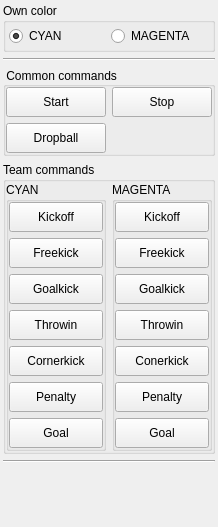
<?xml version="1.0" encoding="UTF-8"?>
<ui version="4.0">
 <class>PlayerServerWidget</class>
 <widget class="QWidget" name="PlayerServerWidget">
  <property name="geometry">
   <rect>
    <x>0</x>
    <y>0</y>
    <width>218</width>
    <height>527</height>
   </rect>
  </property>
  <property name="windowTitle">
   <string>PlayerServer</string>
  </property>
  <layout class="QVBoxLayout" name="verticalLayout">
   <property name="spacing">
    <number>6</number>
   </property>
   <property name="leftMargin">
    <number>3</number>
   </property>
   <property name="topMargin">
    <number>3</number>
   </property>
   <property name="rightMargin">
    <number>3</number>
   </property>
   <property name="bottomMargin">
    <number>3</number>
   </property>
   <item>
    <widget class="QGroupBox" name="grpColor">
     <property name="title">
      <string>Own color</string>
     </property>
     <layout class="QHBoxLayout" name="horizontalLayout">
      <property name="spacing">
       <number>3</number>
      </property>
      <property name="leftMargin">
       <number>3</number>
      </property>
      <property name="topMargin">
       <number>3</number>
      </property>
      <property name="rightMargin">
       <number>3</number>
      </property>
      <property name="bottomMargin">
       <number>3</number>
      </property>
      <item>
       <widget class="QRadioButton" name="rbtnCyan">
        <property name="text">
         <string>CYAN</string>
        </property>
        <property name="checked">
         <bool>true</bool>
        </property>
       </widget>
      </item>
      <item>
       <widget class="QRadioButton" name="rbtnMagenta">
        <property name="text">
         <string>MAGENTA</string>
        </property>
       </widget>
      </item>
     </layout>
    </widget>
   </item>
   <item>
    <widget class="Line" name="line">
     <property name="orientation">
      <enum>Qt::Horizontal</enum>
     </property>
    </widget>
   </item>
   <item>
    <widget class="QGroupBox" name="groupBox">
     <property name="title">
      <string> Common commands</string>
     </property>
     <property name="alignment">
      <set>Qt::AlignLeading|Qt::AlignLeft|Qt::AlignVCenter</set>
     </property>
     <layout class="QGridLayout" name="gridLayout_2">
      <property name="leftMargin">
       <number>0</number>
      </property>
      <property name="topMargin">
       <number>0</number>
      </property>
      <property name="rightMargin">
       <number>0</number>
      </property>
      <property name="bottomMargin">
       <number>0</number>
      </property>
      <item row="0" column="1">
       <widget class="QPushButton" name="pushButton_17">
        <property name="minimumSize">
         <size>
          <width>0</width>
          <height>30</height>
         </size>
        </property>
        <property name="text">
         <string>Stop</string>
        </property>
       </widget>
      </item>
      <item row="0" column="0">
       <widget class="QPushButton" name="pushButton_16">
        <property name="minimumSize">
         <size>
          <width>0</width>
          <height>30</height>
         </size>
        </property>
        <property name="text">
         <string>Start</string>
        </property>
       </widget>
      </item>
      <item row="1" column="0">
       <widget class="QPushButton" name="pushButton_15">
        <property name="minimumSize">
         <size>
          <width>0</width>
          <height>30</height>
         </size>
        </property>
        <property name="text">
         <string>Dropball</string>
        </property>
       </widget>
      </item>
     </layout>
    </widget>
   </item>
   <item>
    <widget class="QGroupBox" name="grpCommand">
     <property name="title">
      <string>Team commands</string>
     </property>
     <layout class="QGridLayout" name="gridLayout">
      <property name="leftMargin">
       <number>0</number>
      </property>
      <property name="topMargin">
       <number>0</number>
      </property>
      <property name="rightMargin">
       <number>0</number>
      </property>
      <property name="bottomMargin">
       <number>0</number>
      </property>
      <item row="2" column="1">
       <widget class="QGroupBox" name="grpMagenta">
        <property name="minimumSize">
         <size>
          <width>100</width>
          <height>0</height>
         </size>
        </property>
        <property name="title">
         <string>MAGENTA</string>
        </property>
        <layout class="QVBoxLayout" name="verticalLayout_3">
         <property name="leftMargin">
          <number>0</number>
         </property>
         <property name="topMargin">
          <number>0</number>
         </property>
         <property name="rightMargin">
          <number>0</number>
         </property>
         <property name="bottomMargin">
          <number>0</number>
         </property>
         <item>
          <widget class="QPushButton" name="pushButton_4">
           <property name="minimumSize">
            <size>
             <width>0</width>
             <height>30</height>
            </size>
           </property>
           <property name="text">
            <string>Kickoff</string>
           </property>
          </widget>
         </item>
         <item>
          <widget class="QPushButton" name="pushButton_6">
           <property name="minimumSize">
            <size>
             <width>0</width>
             <height>30</height>
            </size>
           </property>
           <property name="text">
            <string>Freekick</string>
           </property>
          </widget>
         </item>
         <item>
          <widget class="QPushButton" name="pushButton_5">
           <property name="minimumSize">
            <size>
             <width>0</width>
             <height>30</height>
            </size>
           </property>
           <property name="text">
            <string>Goalkick</string>
           </property>
          </widget>
         </item>
         <item>
          <widget class="QPushButton" name="pushButton_10">
           <property name="minimumSize">
            <size>
             <width>0</width>
             <height>30</height>
            </size>
           </property>
           <property name="text">
            <string>Throwin</string>
           </property>
          </widget>
         </item>
         <item>
          <widget class="QPushButton" name="pushButton_8">
           <property name="minimumSize">
            <size>
             <width>0</width>
             <height>30</height>
            </size>
           </property>
           <property name="text">
            <string>Conerkick</string>
           </property>
          </widget>
         </item>
         <item>
          <widget class="QPushButton" name="pushButton_12">
           <property name="minimumSize">
            <size>
             <width>0</width>
             <height>30</height>
            </size>
           </property>
           <property name="text">
            <string>Penalty</string>
           </property>
          </widget>
         </item>
         <item>
          <widget class="QPushButton" name="pushButton_14">
           <property name="minimumSize">
            <size>
             <width>0</width>
             <height>30</height>
            </size>
           </property>
           <property name="text">
            <string>Goal</string>
           </property>
          </widget>
         </item>
        </layout>
       </widget>
      </item>
      <item row="2" column="0">
       <widget class="QGroupBox" name="grpCyan">
        <property name="minimumSize">
         <size>
          <width>100</width>
          <height>0</height>
         </size>
        </property>
        <property name="title">
         <string>CYAN</string>
        </property>
        <layout class="QVBoxLayout" name="verticalLayout_2">
         <property name="leftMargin">
          <number>0</number>
         </property>
         <property name="topMargin">
          <number>0</number>
         </property>
         <property name="rightMargin">
          <number>0</number>
         </property>
         <property name="bottomMargin">
          <number>0</number>
         </property>
         <item>
          <widget class="QPushButton" name="pushButton">
           <property name="minimumSize">
            <size>
             <width>0</width>
             <height>30</height>
            </size>
           </property>
           <property name="text">
            <string>Kickoff</string>
           </property>
          </widget>
         </item>
         <item>
          <widget class="QPushButton" name="pushButton_2">
           <property name="minimumSize">
            <size>
             <width>0</width>
             <height>30</height>
            </size>
           </property>
           <property name="text">
            <string>Freekick</string>
           </property>
          </widget>
         </item>
         <item>
          <widget class="QPushButton" name="pushButton_3">
           <property name="minimumSize">
            <size>
             <width>0</width>
             <height>30</height>
            </size>
           </property>
           <property name="text">
            <string>Goalkick</string>
           </property>
          </widget>
         </item>
         <item>
          <widget class="QPushButton" name="pushButton_7">
           <property name="minimumSize">
            <size>
             <width>0</width>
             <height>30</height>
            </size>
           </property>
           <property name="text">
            <string>Throwin</string>
           </property>
          </widget>
         </item>
         <item>
          <widget class="QPushButton" name="pushButton_9">
           <property name="minimumSize">
            <size>
             <width>0</width>
             <height>30</height>
            </size>
           </property>
           <property name="text">
            <string>Cornerkick</string>
           </property>
          </widget>
         </item>
         <item>
          <widget class="QPushButton" name="pushButton_11">
           <property name="minimumSize">
            <size>
             <width>0</width>
             <height>30</height>
            </size>
           </property>
           <property name="text">
            <string>Penalty</string>
           </property>
          </widget>
         </item>
         <item>
          <widget class="QPushButton" name="pushButton_13">
           <property name="minimumSize">
            <size>
             <width>0</width>
             <height>30</height>
            </size>
           </property>
           <property name="text">
            <string>Goal</string>
           </property>
          </widget>
         </item>
        </layout>
       </widget>
      </item>
     </layout>
    </widget>
   </item>
   <item>
    <widget class="Line" name="line_2">
     <property name="orientation">
      <enum>Qt::Horizontal</enum>
     </property>
    </widget>
   </item>
   <item>
    <spacer name="verticalSpacer">
     <property name="orientation">
      <enum>Qt::Vertical</enum>
     </property>
     <property name="sizeHint" stdset="0">
      <size>
       <width>20</width>
       <height>40</height>
      </size>
     </property>
    </spacer>
   </item>
  </layout>
 </widget>
 <resources/>
 <connections/>
</ui>
